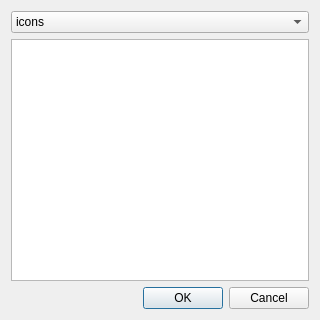
<?xml version="1.0" encoding="UTF-8"?>
<ui version="4.0">
 <class>DialogSelectSymbol</class>
 <widget class="QDialog" name="DialogSelectSymbol">
  <property name="windowModality">
   <enum>Qt::ApplicationModal</enum>
  </property>
  <property name="geometry">
   <rect>
    <x>0</x>
    <y>0</y>
    <width>320</width>
    <height>320</height>
   </rect>
  </property>
  <property name="windowTitle">
   <string>Select waypoint symbol</string>
  </property>
  <layout class="QVBoxLayout" name="verticalLayout">
   <item>
    <widget class="QComboBox" name="comboBox">
     <item>
      <property name="text">
       <string>icons</string>
      </property>
     </item>
     <item>
      <property name="text">
       <string>geocaching</string>
      </property>
     </item>
     <item>
      <property name="text">
       <string>google-marker</string>
      </property>
     </item>
     <item>
      <property name="text">
       <string>numeric</string>
      </property>
     </item>
    </widget>
   </item>
   <item>
    <widget class="QListWidget" name="listWidget">
     <property name="iconSize">
      <size>
       <width>48</width>
       <height>48</height>
      </size>
     </property>
    </widget>
   </item>
   <item>
    <widget class="QDialogButtonBox" name="buttonBox">
     <property name="orientation">
      <enum>Qt::Horizontal</enum>
     </property>
     <property name="standardButtons">
      <set>QDialogButtonBox::Cancel|QDialogButtonBox::Ok</set>
     </property>
    </widget>
   </item>
  </layout>
 </widget>
 <resources/>
 <connections>
  <connection>
   <sender>buttonBox</sender>
   <signal>accepted()</signal>
   <receiver>DialogSelectSymbol</receiver>
   <slot>accept()</slot>
   <hints>
    <hint type="sourcelabel">
     <x>257</x>
     <y>290</y>
    </hint>
    <hint type="destinationlabel">
     <x>157</x>
     <y>274</y>
    </hint>
   </hints>
  </connection>
  <connection>
   <sender>buttonBox</sender>
   <signal>rejected()</signal>
   <receiver>DialogSelectSymbol</receiver>
   <slot>reject()</slot>
   <hints>
    <hint type="sourcelabel">
     <x>325</x>
     <y>290</y>
    </hint>
    <hint type="destinationlabel">
     <x>286</x>
     <y>274</y>
    </hint>
   </hints>
  </connection>
 </connections>
</ui>
